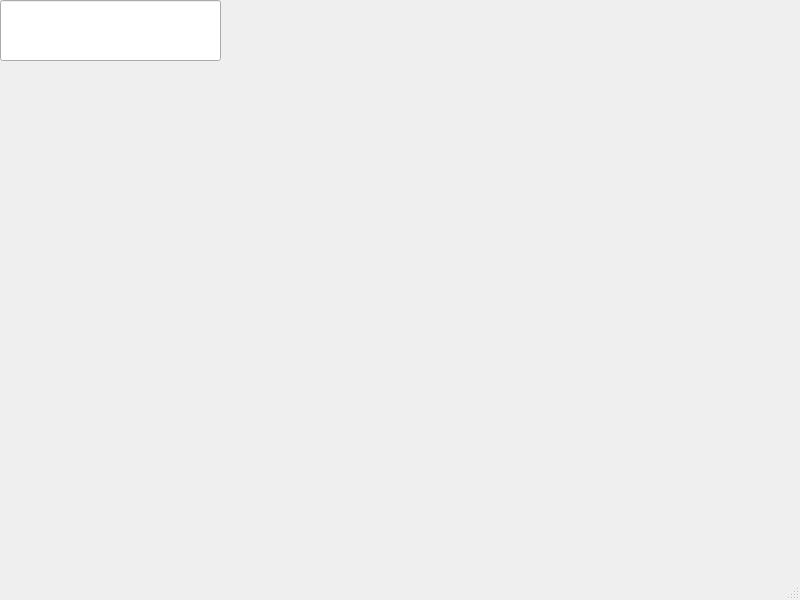
<?xml version="1.0" encoding="UTF-8"?>
<ui version="4.0">
 <class>MainWindow</class>
 <widget class="QMainWindow" name="MainWindow">
  <property name="geometry">
   <rect>
    <x>0</x>
    <y>0</y>
    <width>800</width>
    <height>600</height>
   </rect>
  </property>
  <property name="windowTitle">
   <string>MainWindow</string>
  </property>
  <widget class="QWidget" name="centralwidget">
   <widget class="QLabel" name="label">
    <property name="geometry">
     <rect>
      <x>330</x>
      <y>250</y>
      <width>131</width>
      <height>51</height>
     </rect>
    </property>
    <property name="font">
     <font>
      <pointsize>20</pointsize>
     </font>
    </property>
    <property name="text">
     <string/>
    </property>
   </widget>
   <widget class="QLineEdit" name="lineEdit">
    <property name="geometry">
     <rect>
      <x>0</x>
      <y>0</y>
      <width>221</width>
      <height>61</height>
     </rect>
    </property>
    <property name="sizePolicy">
     <sizepolicy hsizetype="Expanding" vsizetype="Fixed">
      <horstretch>0</horstretch>
      <verstretch>0</verstretch>
     </sizepolicy>
    </property>
    <property name="font">
     <font>
      <pointsize>20</pointsize>
     </font>
    </property>
   </widget>
  </widget>
  <widget class="QStatusBar" name="statusbar"/>
 </widget>
 <resources/>
 <connections/>
</ui>
